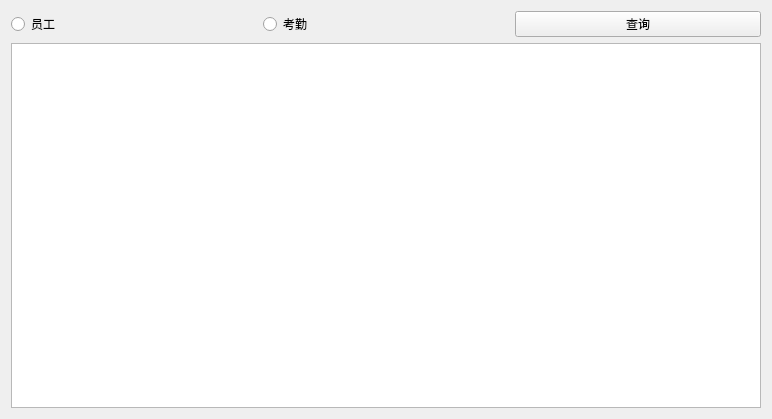
<?xml version="1.0" encoding="UTF-8"?>
<ui version="4.0">
 <class>selectwin</class>
 <widget class="QWidget" name="selectwin">
  <property name="geometry">
   <rect>
    <x>0</x>
    <y>0</y>
    <width>772</width>
    <height>419</height>
   </rect>
  </property>
  <property name="windowTitle">
   <string>Form</string>
  </property>
  <layout class="QVBoxLayout" name="verticalLayout">
   <item>
    <layout class="QHBoxLayout" name="horizontalLayout">
     <item>
      <widget class="QRadioButton" name="empRb">
       <property name="text">
        <string>员工</string>
       </property>
      </widget>
     </item>
     <item>
      <widget class="QRadioButton" name="attRb">
       <property name="text">
        <string>考勤</string>
       </property>
      </widget>
     </item>
     <item>
      <widget class="QPushButton" name="selectBt">
       <property name="text">
        <string>查询</string>
       </property>
      </widget>
     </item>
    </layout>
   </item>
   <item>
    <widget class="QTableView" name="tableView"/>
   </item>
  </layout>
 </widget>
 <resources/>
 <connections/>
</ui>
